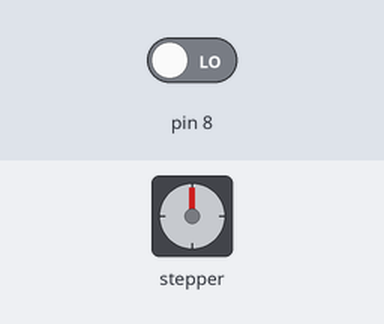
The sketch below on a simulated Arduino Uno, built with avr-gcc and run on an emulated ATmega328P. On the bench: stepper motor. Wiring (inferred from the names in the program): stepper motor driver (200 steps per turn assumed): step pin 10; direction pin 9. The inputs (shaded band) are chosen by the test bench; at power-on: pin 8 LOW.

Above: at 1.2 s.
1.3 s: pin 8 driven HIGH
At 1.95 s:
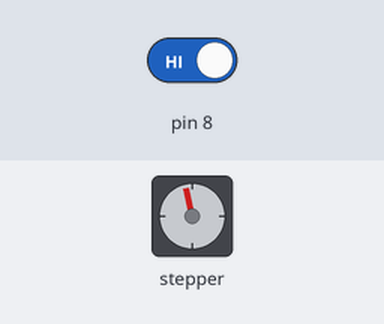
4.3 s: pin 8 driven LOW
At 4.3 s:
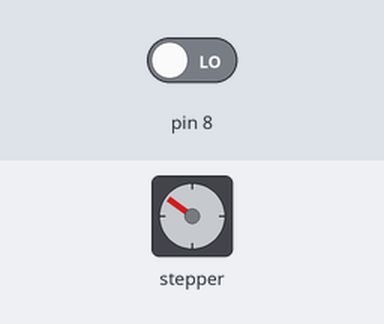
5.8 s: pin 8 driven HIGH
At 6.45 s:
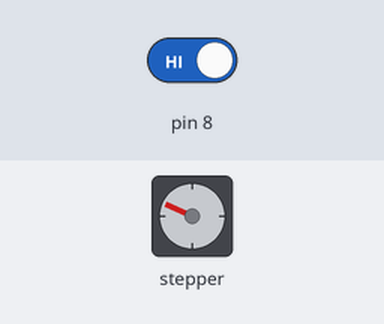
Timing chart, 0 to 23.8 s (numbered marks = the images above; inputs shaded):
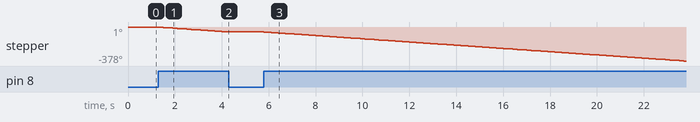

The sketch:

Dad_Stepper_v1.ino
```cpp
void setup() {
  // put your setup code here, to run once:
pinMode(10, OUTPUT); //Pulse
pinMode(9, OUTPUT); //Direction
pinMode(8, INPUT);
pinMode(7, INPUT);
}
void loop() {
if(digitalRead(8) == HIGH){

      turnFWD();
 }
}

void turnFWD()
{
  digitalWrite(9, LOW);
  for(int stepcount = 0; stepcount < 1; stepcount++){
  digitalWrite(10, HIGH); //Turn pin 10 ON
  delay(50); // wait 1 miliseconds
  digitalWrite(10, LOW); //Turn pin 10 OFF
  delay(50); //wait 1 miliseconds

  }
  }
```

Measured:
- after the input at 1.3 s, stepper: keeps turning counter-clockwise at about 19°/s, starting at once
- after the input at 4.3 s, stepper: stops changing and stays -54°
- after the input at 5.8 s, stepper: keeps turning counter-clockwise at about 18°/s, starting at once
